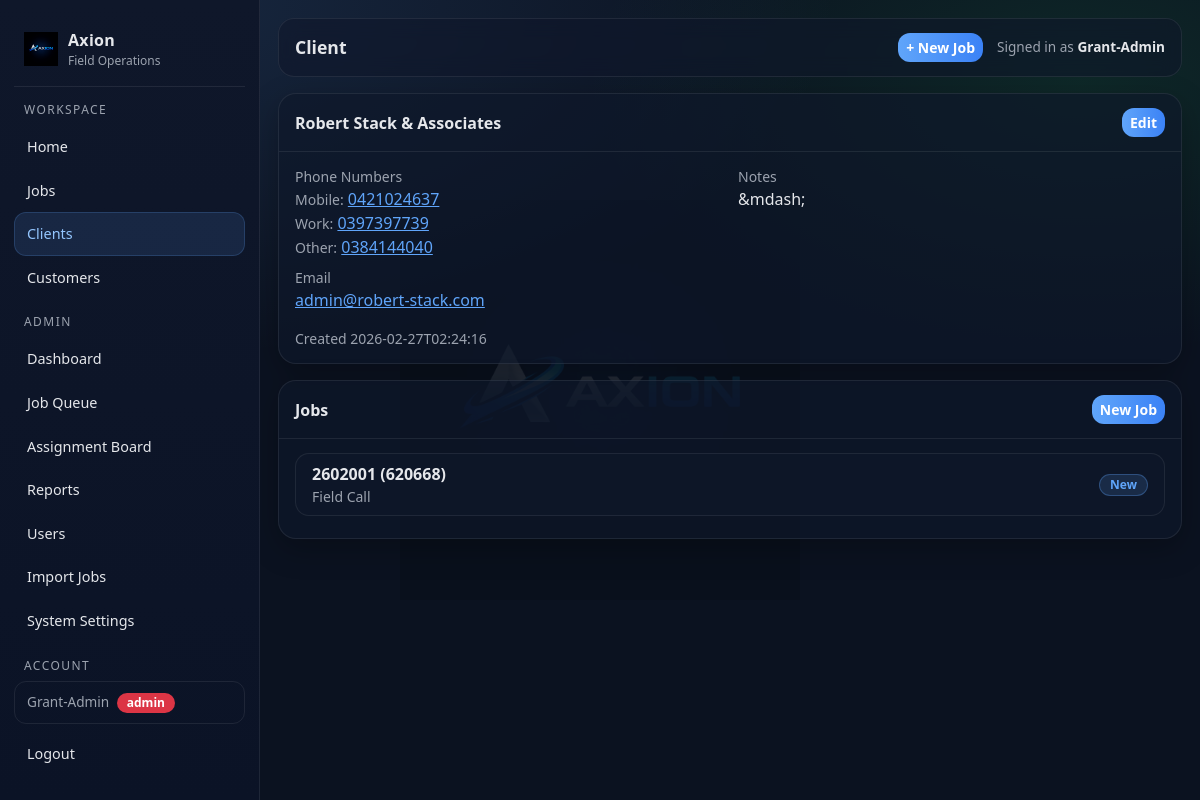
The page /clients/1 (signed in) on the database its author committed.
### tables this page shows
CREATE TABLE clients (
        id INTEGER PRIMARY KEY AUTOINCREMENT,
        name TEXT NOT NULL,
        phone TEXT,
        email TEXT,
        address TEXT,
        notes TEXT,
        created_at TEXT NOT NULL
    , updated_at TEXT NOT NULL DEFAULT '');

CREATE TABLE contact_phone_numbers (
        id INTEGER PRIMARY KEY AUTOINCREMENT,
        entity_type TEXT NOT NULL,
        entity_id INTEGER NOT NULL,
        label TEXT NOT NULL,
        phone_number TEXT NOT NULL,
        created_at TEXT NOT NULL
    );

CREATE TABLE jobs (
        id INTEGER PRIMARY KEY AUTOINCREMENT,

        internal_job_number TEXT NOT NULL,
        client_reference TEXT,
        display_ref TEXT NOT NULL,

        client_id INTEGER,
        customer_id INTEGER,
        assigned_user_id INTEGER,

        job_type TEXT NOT NULL,
        visit_type TEXT NOT NULL,
        status TEXT NOT NULL,
        priority TEXT NOT NULL,

        job_address TEXT,
        description TEXT,

        created_at TEXT NOT NULL,
        updated_at TEXT NOT NULL, lender_name TEXT, account_number TEXT, regulation_type TEXT, arrears_cents INTEGER, costs_cents INTEGER, mmp_cents INTEGER, job_due_date TEXT,

        FOREIGN KEY(client_id) REFERENCES clients(id),
        FOREIGN KEY(customer_id) REFERENCES customers(id),
        FOREIGN KEY(assigned_user_id) REFERENCES users(id)
    );

### app.py (the view)
@app.get("/clients/<int:client_id>")
@login_required
def client_detail(client_id: int):
    conn = db()
    cur = conn.cursor()
    cur.execute("SELECT * FROM clients WHERE id = ?", (client_id,))
    client = cur.fetchone()
    if not client:
        conn.close()
        return ("Not found", 404)
    cur.execute("""
        SELECT j.*, u.full_name agent_name
        FROM jobs j
        LEFT JOIN users u ON u.id = j.assigned_user_id
        WHERE j.client_id = ?
        ORDER BY j.created_at DESC
    """, (client_id,))
    jobs = cur.fetchall()
    cur.execute("""
        SELECT * FROM contact_phone_numbers
        WHERE entity_type = 'client' AND entity_id = ?
        ORDER BY id
    """, (client_id,))
    phones = cur.fetchall()
    conn.close()
    return render_template("client_detail.html", client=client, jobs=jobs, phones=phones)

### app.py (called while the page is built)
def db():
    conn = sqlite3.connect(DB_PATH)
    conn.row_factory = sqlite3.Row
    return conn

def add_column_if_missing(cur, table, col, coltype):
    cur.execute(f"PRAGMA table_info({table})")
    cols = [r["name"] for r in cur.fetchall()]
    if col not in cols:
        cur.execute(f"ALTER TABLE {table} ADD COLUMN {col} {coltype}")

@app.context_processor
def inject_globals():
    return {"GOOGLE_MAPS_API_KEY": os.environ.get("GOOGLE_MAPS_API_KEY", "")}

@app.before_request
def _ensure_db():
    init_db()

def login_required(f):
    @wraps(f)
    def wrapper(*args, **kwargs):
        if not session.get("user_id"):
            return redirect(url_for("login"))
        return f(*args, **kwargs)
    return wrapper

### templates/client_detail.html (shortened to what this page needs)
{% extends "layout.html" %}
{% block page_title %}Client{% endblock %}
{% block content %}
<div class="ax-card mb-3">
  <div class="ax-card-h d-flex justify-content-between align-items-center">
    <div>{{ client.name }}</div>
    <a class="btn btn-primary btn-sm" href="/clients/{{ client.id }}/edit">Edit</a>
  </div>
  <div class="ax-card-b">
    <div class="row g-3">
      <div class="col-12 col-md-6">
        <div class="mb-2">
          <div class="small" style="color:var(--muted)">Phone Numbers</div>
          {% if phones %}
            {% for p in phones %}
              <div>
                <span class="small" style="color:var(--muted)">{{ p.label }}:</span>
                <a href="tel:{{ p.phone_number }}" style="color:var(--accent)">{{ p.phone_number }}</a>
              </div>
            {% endfor %}
          {% else %}
            <div>&mdash;</div>
          {% endif %}
        </div>
        <div class="mb-2">
          <div class="small" style="color:var(--muted)">Email</div>
          <div>{% if client.email %}<a href="mailto:{{ client.email }}" style="color:var(--accent)">{{ client.email }}</a>{% else %}&mdash;{% endif %}</div>
        </div>
      </div>
      <div class="col-12 col-md-6">
        <div class="mb-2">
          <div class="small" style="color:var(--muted)">Notes</div>
          <div style="white-space:pre-wrap">{{ client.notes or '&mdash;' }}</div>
        </div>
      </div>
    </div>
    <div class="mt-2 small" style="color:var(--muted)">Created {{ client.created_at }}</div>
  </div>
</div>
<div class="ax-card">
  <div class="ax-card-h d-flex justify-content-between align-items-center">
    <div>Jobs</div>
    <a class="btn btn-primary btn-sm" href="/jobs/new">New Job</a>
  </div>
  <div class="ax-card-b">
    <div class="list-group list-group-flush">
      {% for j in jobs %}
        <a href="/jobs/{{ j.id }}" class="list-group-item list-group-item-action d-flex justify-content-between align-items-center">
          <div>
            <div class="fw-semibold">{{ j.display_ref }}</div>
            <div class="small" style="color:var(--muted)">{{ j.job_type }}{% if j.agent_name %} &bull; {{ j.agent_name }}{% endif %}</div>
          </div>
          <span class="badge" style="background:rgba(96,165,250,.15);color:var(--accent);border:1px solid rgba(96,165,250,.3)">{{ j.status }}</span>
        </a>
      {% else %}
        <div class="py-3 text-center" style="color:var(--muted)">No jobs for this client yet.</div>
      {% endfor %}
    </div>
  </div>
</div>
{% endblock %}

### templates/layout.html (style rules this page uses)
:root { --bg: #0b1220; --panel: #0f172a; --panel2: #111c33; --text: #e5e7eb; --muted: #9ca3af; --line: rgba(255,255,255,.08); --accent: #60a5fa; --accent2: #22c55e; --danger: #ef4444; }
body { background: radial-gradient(1200px 600px at 10% 0%, rgba(96,165,250,.15), transparent 60%), radial-gradient(900px 500px at 90% 10%, rgba(34,197,94,.12), transparent 55%), var(--bg); color: var(--text); }
body::before { content: ''; position: fixed; inset: 0; background: url('/static/images/axion-logo.png') center center / 400px auto no-repeat; opacity: .10; pointer-events: none; z-index: 0; }
.ax-card { background: rgba(15, 23, 42, .65); border: 1px solid var(--line); border-radius: 18px; box-shadow: 0 10px 30px rgba(0,0,0,.25); overflow: visible; }
.ax-card .ax-card-h { padding: 14px 16px; border-bottom: 1px solid var(--line); font-weight: 650; }
.ax-card .ax-card-b { padding: 14px 16px; }
.btn { border-radius: 12px; font-weight: 600; }
.btn-primary { background: linear-gradient(90deg, #60a5fa, #3b82f6); border: 0; }
.badge { border-radius: 999px; padding: 4px 10px; font-weight: 600; font-size: .75rem; }
.list-group-item { background: rgba(15, 23, 42, .65) !important; border: 1px solid var(--line) !important; color: var(--text) !important; border-radius: 14px !important; margin-bottom: 8px; }

### rows shown on the page
clients: name "Robert Stack & Associates", email "admin@robert-stack.com", notes "&mdash;", created_at "2026-02-27T02:24:16"
contact_phone_numbers: label "Mobile", phone_number "0421024637"
contact_phone_numbers: label "Work", phone_number "0397397739"
contact_phone_numbers: label "Other", phone_number "0384144040"
jobs: display_ref "2602001 (620668)", job_type "Field Call", status "New"

### other values the page prints
{{ session.get('user_name') }} "Grant-Admin"
{{ session.get('role') }} "admin"
